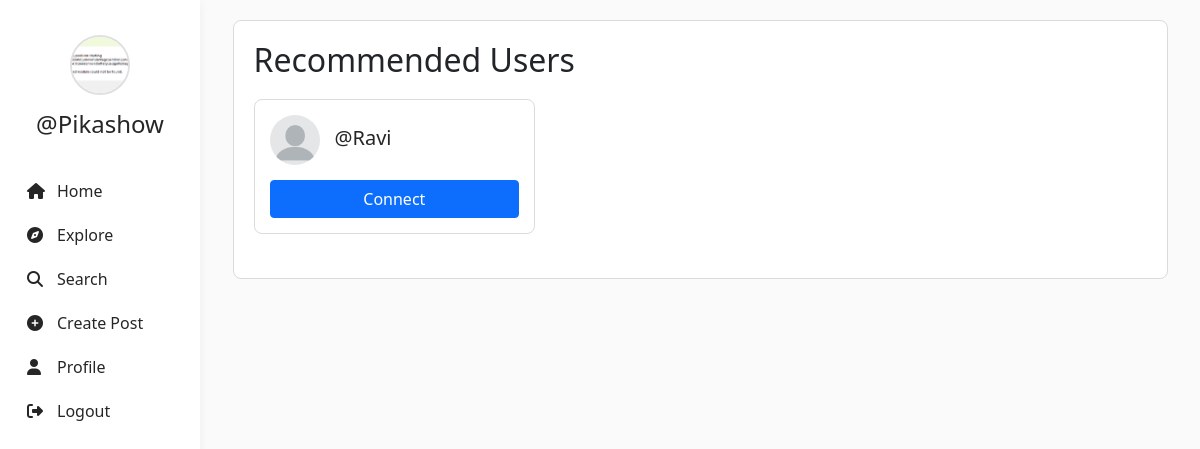
The app's page /recommendations/ (signed in) with its own data.
### userauth/models.py (models this page shows, shortened)
class Profile(models.Model):
    user = models.ForeignKey(User, on_delete=models.CASCADE)
    id_user = models.IntegerField(primary_key=True, default=0)
    bio = models.TextField(blank=True, default='')
    profileimg = models.ImageField(upload_to='profile_images', default='blank-profile-picture.png')
    location = models.CharField(max_length=100, blank=True, default='')
    phone = models.CharField(max_length=15, blank=True, default='')

### userauth/views.py (the view)
# urls.py: path('recommendations/', views.get_user_recommendations, name='recommendations'),
@login_required(login_url='/loginn')
def get_user_recommendations(request):
    current_user = request.user
    current_profile = Profile.objects.get(user=current_user)
    email_domain = current_user.email.split('@')[1] if '@' in current_user.email else ''
    similar_email_users = User.objects.filter(
        email__endswith=email_domain
    ).exclude(id=current_user.id)
    similar_phone_users = User.objects.none()
    if current_profile.phone:
        area_code = current_profile.phone[:3]  # Assuming first 3 digits are area code
        similar_phone_users = User.objects.filter(
            profile__phone__startswith=area_code
        ).exclude(id=current_user.id)
    username_prefix = current_user.username[:3]  # First 3 characters of username
    similar_username_users = User.objects.filter(
        username__startswith=username_prefix
    ).exclude(id=current_user.id)
    recommended_users = list(set(list(similar_email_users) +
                              list(similar_phone_users) +
                              list(similar_username_users)))
    recommended_profiles = Profile.objects.filter(user__in=recommended_users)
    existing_connections = ConnectionRequest.objects.filter(
        Q(sender=current_user, is_accepted=True) | Q(receiver=current_user, is_accepted=True)
    ).values_list('sender', 'receiver')
    connected_user_ids = set()
    for sender, receiver in existing_connections:
        connected_user_ids.add(sender.id)
        connected_user_ids.add(receiver.id)
    recommended_profiles = recommended_profiles.exclude(user_id__in=connected_user_ids)
    context = {
        'recommended_profiles': recommended_profiles,
        'profile': current_profile
    }
    return render(request, 'recommendations.html', context)

### templates/recommendations.html (shortened to what this page needs)
{% load static %}
<!DOCTYPE html>
<html lang="en">
<head>
    <link rel="stylesheet" href="https://maxcdn.bootstrapcdn.com/bootstrap/4.5.2/css/bootstrap.min.css">
    <link href="https://cdn.jsdelivr.net/npm/bootstrap@5.0.2/dist/css/bootstrap.min.css" rel="stylesheet">
    <link rel="stylesheet" href="{% static 'css/app.css' %}">
</head>
<body style="background-color: #fafafa;">
    <div class="container-fluid">
        <div class="row">
            <nav class="col-md-2 d-none d-md-block" style="position: fixed; background-color: #ffffff; height: 100vh; box-shadow: 0 2px 10px rgba(0,0,0,0.05); padding-top: 20px;">
                <div style="text-align: center; margin-top: 15px;">
                    <img src="{{profile.profileimg.url}}" alt="Profile Picture" style="width: 60px; height: 60px; border-radius: 50%; object-fit: cover; border: 2px solid #e0e0e0;">
                    <h4 style="margin-top: 15px;"><a href="/profile/{{user}}" style="text-decoration: none; color: #262626; font-weight: 500;">@{{user}}</a></h4>
                </div>
                <ul style="list-style: none; padding: 0; margin-top: 30px;">
                    <li style="padding: 10px 15px;">
                        <a href="/" style="text-decoration: none; color: #262626; display: flex; align-items: center;">
                            <i class="fa-solid fa-house" style="margin-right: 10px; width: 20px;"></i> Home
                        </a>
                    </li>
                    <li style="padding: 10px 15px;">
                        <a href="/explore" style="text-decoration: none; color: #262626; display: flex; align-items: center;">
                            <i class="fa-solid fa-compass" style="margin-right: 10px; width: 20px;"></i> Explore
                        </a>
                    </li>
                    <li style="padding: 10px 15px;">
                        <a href="#" data-bs-toggle="modal" data-bs-target="#exampleModal3" style="text-decoration: none; color: #262626; display: flex; align-items: center;">
                            <i class="fa-solid fa-magnifying-glass" style="margin-right: 10px; width: 20px;"></i> Search
                        </a>
                    </li>
                    <li style="padding: 10px 15px;">
                        <a href="#" data-bs-toggle="modal" data-bs-target="#exampleModal2" style="text-decoration: none; color: #262626; display: flex; align-items: center;">
                            <i class="fa-solid fa-circle-plus" style="margin-right: 10px; width: 20px;"></i> Create Post
                        </a>
                    </li>
                    <li style="padding: 10px 15px;">
                        <a href="/profile/{{user}}" style="text-decoration: none; color: #262626; display: flex; align-items: center;">
                            <i class="fa-solid fa-user" style="margin-right: 10px; width: 20px;"></i> Profile
                        </a>
                    </li>
                    <li style="padding: 10px 15px;">
                        <a href="/logoutt" style="text-decoration: none; color: #262626; display: flex; align-items: center;">
                            <i class="fa-solid fa-right-from-bracket" style="margin-right: 10px; width: 20px;"></i> Logout
                        </a>
                    </li>
                </ul>
            </nav>
            <main style="margin-left: 16.666667%; width: 83.333333%; padding: 20px;">
                <div style="max-width: 935px; margin: 0 auto;">
                    <div style="background: white; border: 1px solid #dbdbdb; border-radius: 8px; margin-bottom: 30px; padding: 20px;">
                        <h2 style="margin-bottom: 20px;">Recommended Users</h2>
                        {% if recommended_profiles %}
                            <div class="row">
                                {% for profile in recommended_profiles %}
                                    <div class="col-md-4 mb-4">
                                        <div style="background: white; border: 1px solid #dbdbdb; border-radius: 8px; padding: 15px;">
                                            <div style="display: flex; align-items: center; margin-bottom: 15px;">
                                                <img src="{{profile.profileimg.url}}" alt="{{profile.user.username}}" style="width: 50px; height: 50px; border-radius: 50%; object-fit: cover; margin-right: 15px;">
                                                <div>
                                                    <h5 style="margin: 0;"><a href="/profile/{{profile.user.username}}" style="text-decoration: none; color: #262626;">@{{profile.user.username}}</a></h5>
                                                </div>
                                            </div>
                                            <form action="/connect" method="POST">
                                                <button type="submit" class="btn btn-primary w-100">Connect</button>
                                            </form>
                                        </div>
                                    </div>
                                {% endfor %}
                            </div>
                        {% else %}
                            <div style="text-align: center; padding: 30px;">
                                <p style="color: #8e8e8e; margin-bottom: 20px;">No recommendations available at the moment.</p>
                                <a href="/explore" class="btn btn-primary">Explore More Users</a>
                            </div>
                        {% endif %}
                    </div>
                </div>
            </main>
        </div>
    </div>
</body>
</html>

### records on screen
Profile: profileimg (picture)
Profile: profileimg (placeholder picture), user.username "Ravi"

### other values on screen
{{ user }} "Pikashow"
